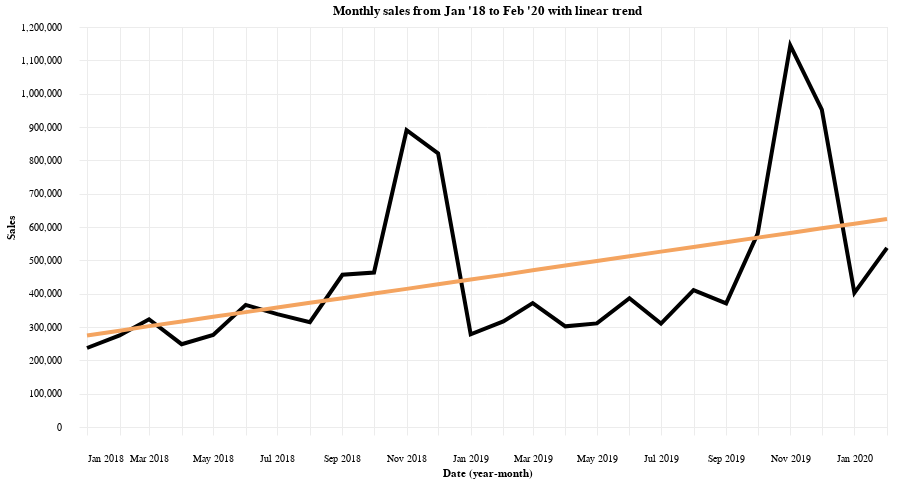

Source (notebook cell):
### Code cell
# Calculate trend line 
trend_index = np.arange(0, len(ts)).reshape(-1, 1)
lm = LinearRegression().fit(trend_index, ts['Sales'].to_numpy())
trend_line = pd.DataFrame({'Date': ts.reset_index()['Date'], 'Sales': lm.predict(trend_index)})

alt.Chart(ts.reset_index()).mark_line().encode(
    x = alt.X('Date', timeUnit = 'yearmonth'),
    y = 'Sales'
) + alt.Chart(trend_line).mark_line(color = '#F4A460').encode(
    x = alt.X('Date', timeUnit = 'yearmonth'),
    y = 'Sales'
).properties(
    title = "Monthly sales from Jan '18 to Feb '20 with linear trend"
)

### Figure 1 — Vega-Lite specification as saved in the notebook (floating-point values rounded to 4 significant figures)
{"background": "#FFFFFF", "config": {"axis": {"domainOpacity": 0, "gridColor": "#ECECEC", "labelFontSize": 10, "labelPadding": 18, "tickColor": "#ECECEC", "tickSize": 8}, "legend": {"clipHeight": 16, "symbolStrokeWidth": 10, "labelFontSize": 12}, "line": {"size": 4}, "mark": {"color": "#000000"}, "point": {"fill": "#BABABA", "size": 150}, "range": {"category": {"scheme": "category10"}}}, "height": 400, "width": 800, "layer": [{"data": {"name": "data-9a60eb920a1b67e8c381ca7ed11d3e68"}, "mark": {"type": "line"}, "encoding": {"x": {"field": "Date", "timeUnit": "yearmonth", "type": "temporal"}, "y": {"field": "Sales", "type": "quantitative"}}}, {"data": {"name": "data-61709c7c93bdcfca9ce789ca09e8efe5"}, "mark": {"type": "line", "color": "#F4A460"}, "encoding": {"x": {"field": "Date", "timeUnit": "yearmonth", "type": "temporal"}, "y": {"field": "Sales", "type": "quantitative"}}, "title": "Monthly sales from Jan '18 to Feb '20 with linear trend"}], "$schema": "https://vega.github.io/schema/vega-lite/v5.20.1.json", "datasets": {"data-9a60eb920a1b67e8c381ca7ed11d3e68": [{"Date": "2018-01-31T00:00:00", "Sales": 236985}, {"Date": "2018-02-28T00:00:00", "Sales": 274678}, {"Date": "2018-03-31T00:00:00", "Sales": 323183}, {"Date": "2018-04-30T00:00:00", "Sales": 248446}, {"Date": "2018-05-31T00:00:00", "Sales": 275873}, {"Date": "2018-06-30T00:00:00", "Sales": 366295}, {"Date": "2018-07-31T00:00:00", "Sales": 338663}, {"Date": "2018-08-31T00:00:00", "Sales": 314383}, {"Date": "2018-09-30T00:00:00", "Sales": 456613}, {"Date": "2018-10-31T00:00:00", "Sales": 463319}, {"Date": "2018-11-30T00:00:00", "Sales": 890252}, {"Date": "2018-12-31T00:00:00", "Sales": 820564}, {"Date": "2019-01-31T00:00:00", "Sales": 278263}, {"Date": "2019-02-28T00:00:00", "Sales": 316952}, {"Date": "2019-03-31T00:00:00", "Sales": 371523}, {"Date": "2019-04-30T00:00:00", "Sales": 301953}, {"Date": "2019-05-31T00:00:00", "Sales": 310849}, {"Date": "2019-06-30T00:00:00", "Sales": 386481}, {"Date": "2019-07-31T00:00:00", "Sales": 310369}, {"Date": "2019-08-31T00:00:00", "Sales": 410381}, {"Date": "2019-09-30T00:00:00", "Sales": 370741}, {"Date": "2019-10-31T00:00:00", "Sales": 580018}, {"Date": "2019-11-30T00:00:00", "Sales": 1144687}, {"Date": "2019-12-31T00:00:00", "Sales": 952170}, {"Date": "2020-01-31T00:00:00", "Sales": 402354}, {"Date": "2020-02-29T00:00:00", "Sales": 537215}], "data-61709c7c93bdcfca9ce789ca09e8efe5": [{"Date": "2018-01-31T00:00:00", "Sales": 274800.0}, {"Date": "2018-02-28T00:00:00", "Sales": 288700.0}, {"Date": "2018-03-31T00:00:00", "Sales": 302700.0}, {"Date": "2018-04-30T00:00:00", "Sales": 316700.0}, {"Date": "2018-05-31T00:00:00", "Sales": 330600.0}, {"Date": "2018-06-30T00:00:00", "Sales": 344600.0}, {"Date": "2018-07-31T00:00:00", "Sales": 358600.0}, {"Date": "2018-08-31T00:00:00", "Sales": 372500.0}, {"Date": "2018-09-30T00:00:00", "Sales": 386500.0}, {"Date": "2018-10-31T00:00:00", "Sales": 400500.0}, {"Date": "2018-11-30T00:00:00", "Sales": 414400.0}, {"Date": "2018-12-31T00:00:00", "Sales": 428400.0}, {"Date": "2019-01-31T00:00:00", "Sales": 442400.0}, {"Date": "2019-02-28T00:00:00", "Sales": 456300.0}, {"Date": "2019-03-31T00:00:00", "Sales": 470300.0}, {"Date": "2019-04-30T00:00:00", "Sales": 484300.0}, {"Date": "2019-05-31T00:00:00", "Sales": 498200.0}, {"Date": "2019-06-30T00:00:00", "Sales": 512200.0}, {"Date": "2019-07-31T00:00:00", "Sales": 526200.0}, {"Date": "2019-08-31T00:00:00", "Sales": 540100.0}, {"Date": "2019-09-30T00:00:00", "Sales": 554100.0}, {"Date": "2019-10-31T00:00:00", "Sales": 568100.0}, {"Date": "2019-11-30T00:00:00", "Sales": 582100.0}, {"Date": "2019-12-31T00:00:00", "Sales": 596000.0}, {"Date": "2020-01-31T00:00:00", "Sales": 610000.0}, {"Date": "2020-02-29T00:00:00", "Sales": 624000.0}]}}
